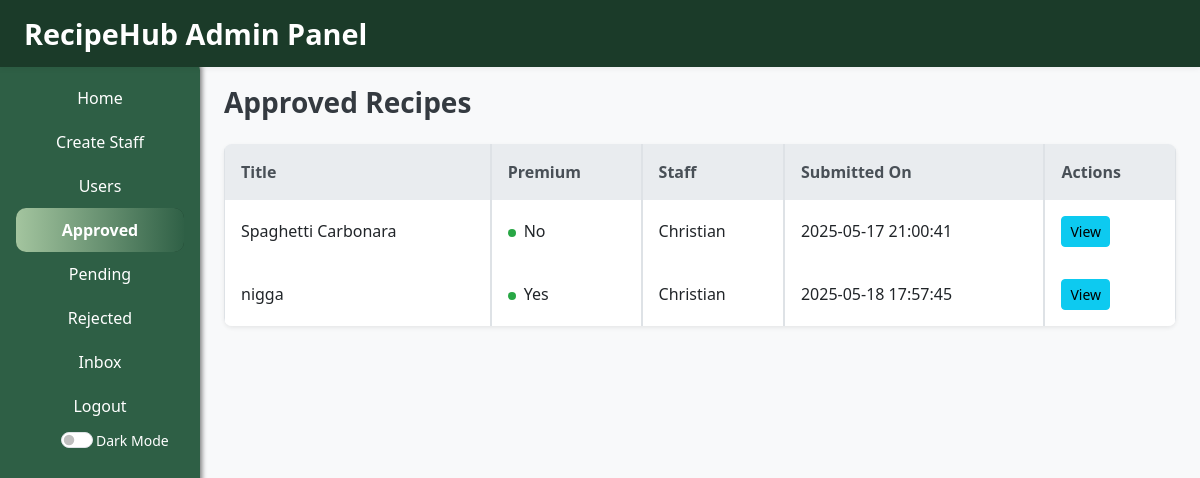
/admin/status/approved (signed in), run on an earlier commit of the app's database.
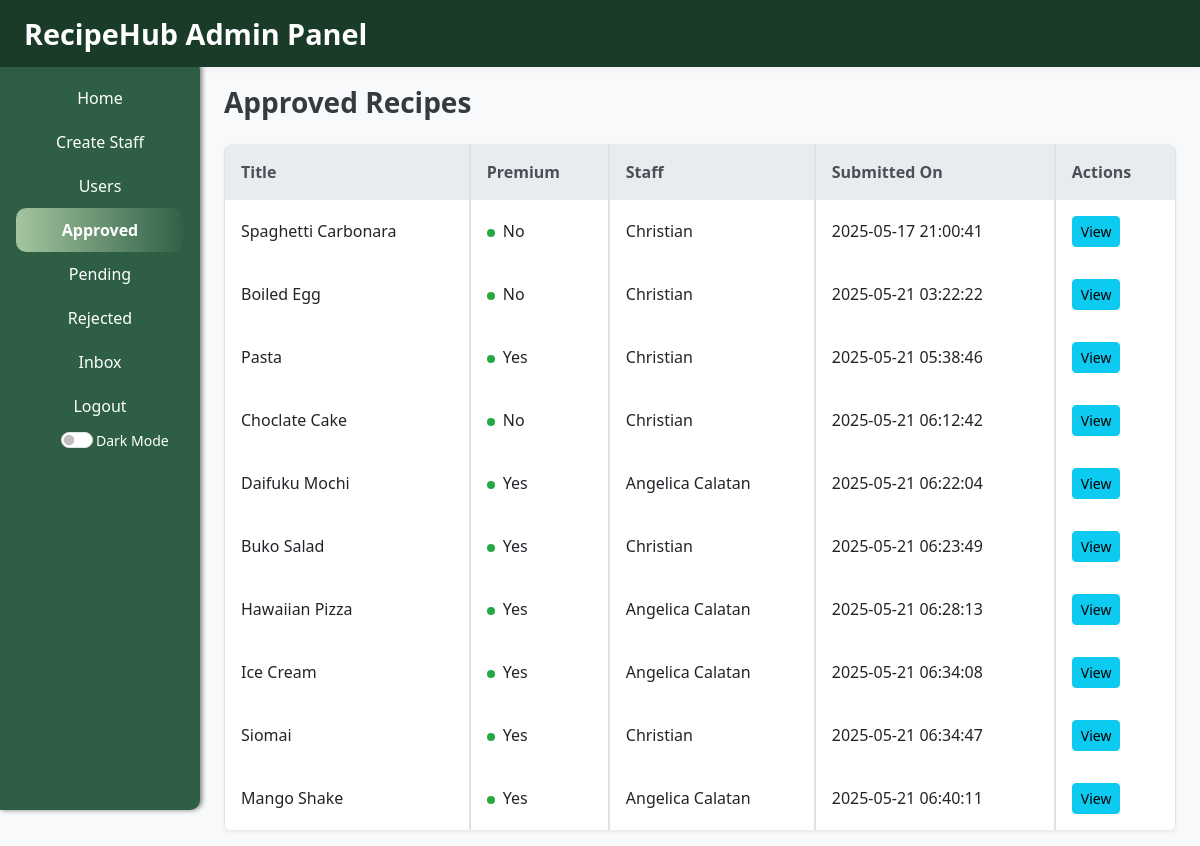
And on a later commit of the database.
### tables this page shows
CREATE TABLE Recipes (
      id INTEGER PRIMARY KEY AUTOINCREMENT,
      title TEXT,
      ingredients TEXT,
      instructions TEXT,
      duration INTEGER,
      isPremium INTEGER DEFAULT 0,
      status TEXT DEFAULT 'pending',
      staff_id INTEGER,
      createdAt TIMESTAMP DEFAULT CURRENT_TIMESTAMP, image TEXT, courseType TEXT,
      FOREIGN KEY (staff_id) REFERENCES Staff(id)
    );

CREATE TABLE Staff (
      id INTEGER PRIMARY KEY AUTOINCREMENT,
      name TEXT,
      username TEXT,
      email TEXT,
      password TEXT
    );

### app.py (the view)
@app.route('/admin/status/<status>')
def admin_view_status(status):
    if 'user_id' not in session or session['role'] != 'admin':
        flash("Unauthorized access.", "danger")
        return redirect(url_for('login'))
    if status not in ['approved', 'pending', 'rejected']:
        flash("Invalid status filter.", "danger")
        return redirect(url_for('chome'))
    db = get_db_connection()
    cursor = db.cursor()
    cursor.execute("""
        SELECT Recipes.id, Recipes.title, Recipes.isPremium, Recipes.createdAt,
               Staff.name AS staff_name
        FROM Recipes
        JOIN Staff ON Recipes.staff_id = Staff.id
        WHERE Recipes.status = ?
    """, (status,))
    recipes = cursor.fetchall()
    db.close()
    return render_template('admin/status.html', recipes=recipes, status=status)

### db_setup.py (called while the page is built)
def get_db_connection():
  conn = sqlite3.connect('RecipeHub.db')
  conn.row_factory = sqlite3.Row
  return conn

### templates/admin/status.html (shortened to what this page needs)
{% extends 'admin/base.html' %}
{% block head %}
<link rel="stylesheet" href="{{ url_for('static', filename='status.css') }}" />
{% endblock %}
{% block body %}
<div class="container-fluid">
    <h1 class="h3 mb-4 text-gray-800">{{ status|capitalize }} Recipes</h1>
    {% if recipes %}
    <table class="table table-bordered">
        <thead>
            <tr>
                <th>Title</th>
                <th>Premium</th>
                <th>Staff</th>
                <th>Submitted On</th>
                <th>Actions</th>
            </tr>
        </thead>
        <tbody>
            {% for recipe in recipes %}
            <tr>
                <td>{{ recipe.title }}</td>
                <td>{{ 'Yes' if recipe.isPremium else 'No' }}</td>
                <td>{{ recipe.staff_name }}</td>
                <td>{{ recipe.createdAt }}</td>
                <td>
                    <a href="{{ url_for('view_recipe', recipe_id=recipe.id) }}" class="btn btn-info btn-sm">View</a>
                </td>
            </tr>
            {% endfor %}
        </tbody>
    </table>
    {% else %}
    <p>No {{ status }} recipes found.</p>
    {% endif %}
</div>
{% endblock %}

What changed in the data, as far as the page shows it:
removed Recipes: title "nigga", isPremium "Yes", staff_name "Christian", createdAt "2025-05-18 17:57:45"
added Recipes: title "Boiled Egg", isPremium "No", staff_name "Christian", createdAt "2025-05-21 03:22:22"
added Recipes: title "Pasta", isPremium "Yes", staff_name "Christian", createdAt "2025-05-21 05:38:46"
added Recipes: title "Choclate Cake", isPremium "No", staff_name "Christian", createdAt "2025-05-21 06:12:42"
added Recipes: title "Daifuku Mochi", isPremium "Yes", staff_name "Angelica Calatan", createdAt "2025-05-21 06:22:04"
added Recipes: title "Buko Salad", isPremium "Yes", staff_name "Christian", createdAt "2025-05-21 06:23:49"
added Recipes: title "Hawaiian Pizza", isPremium "Yes", staff_name "Angelica Calatan", createdAt "2025-05-21 06:28:13"
added Recipes: title "Ice Cream", isPremium "Yes", staff_name "Angelica Calatan", createdAt "2025-05-21 06:34:08"
added Recipes: title "Siomai", isPremium "Yes", staff_name "Christian", createdAt "2025-05-21 06:34:47"
added Recipes: title "Mango Shake", isPremium "Yes", staff_name "Angelica Calatan", createdAt "2025-05-21 06:40:11"
